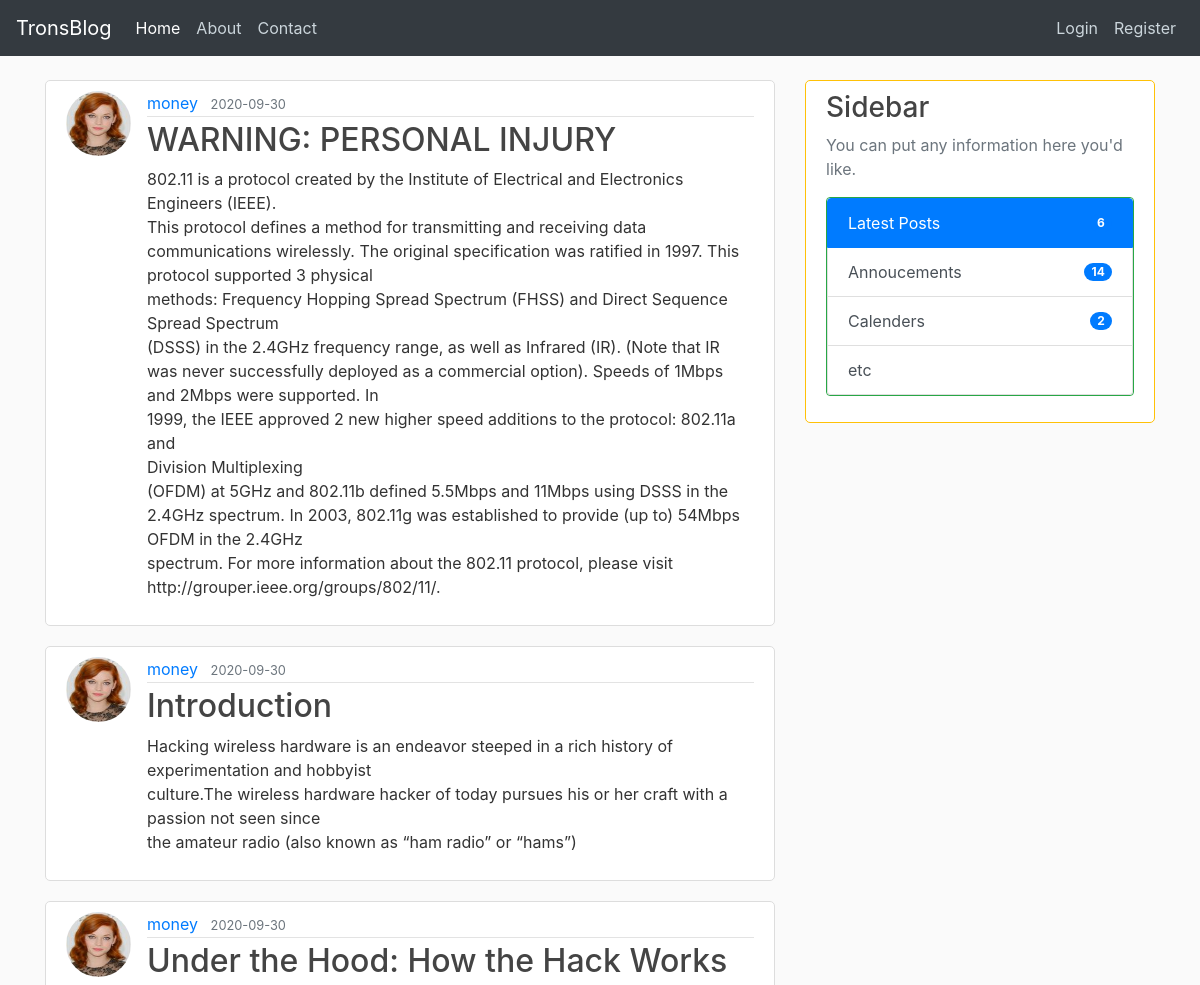
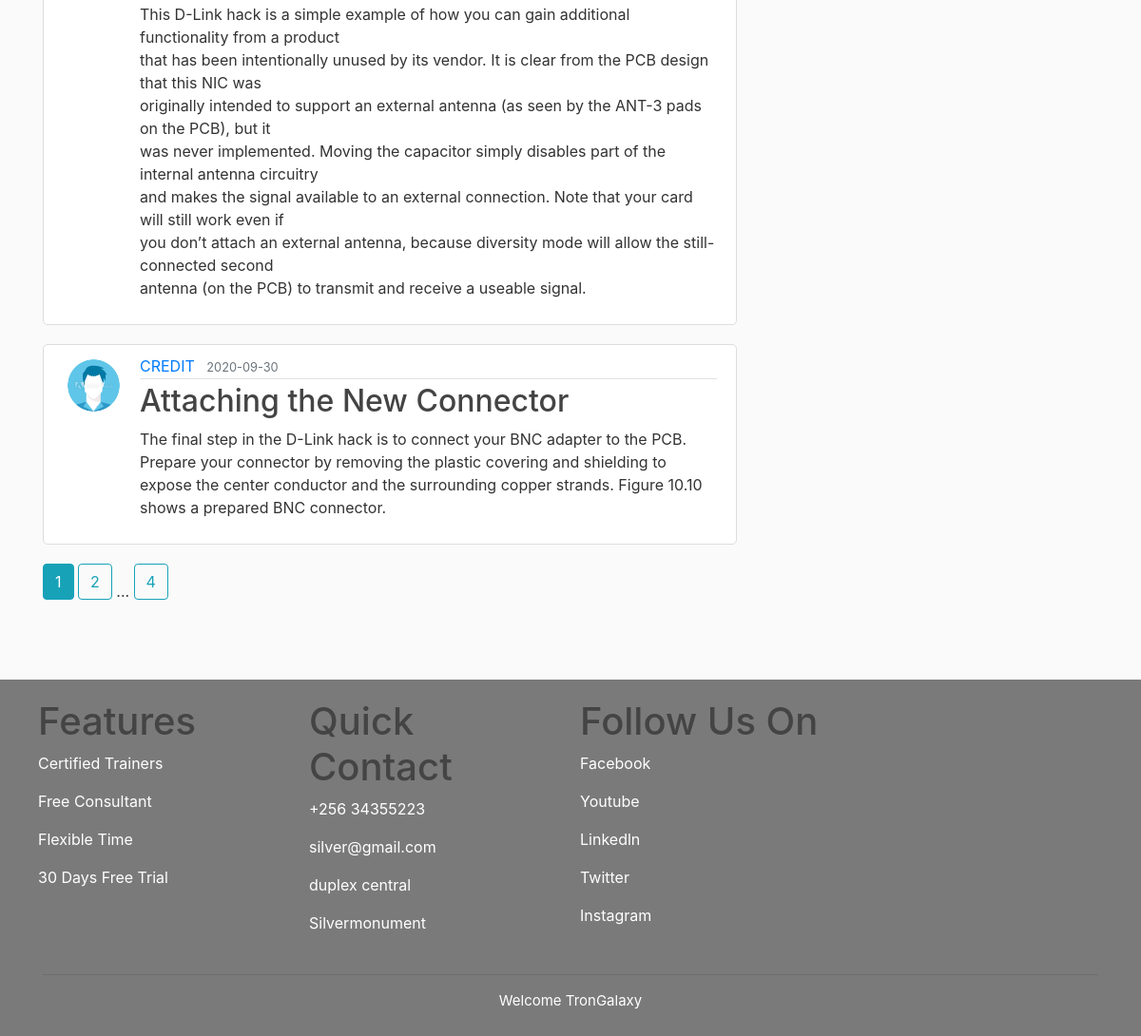
The page /home on the database its author committed (2 pictures, top to bottom).
### flaskblog/models.py (models this page shows, shortened)
class Post(db.Model):
     id = db.Column(db.Integer, primary_key=True)
     title = db.Column(db.String(100), nullable=False)
     date_posted = db.Column(db.DateTime, nullable=False, default=datetime.utcnow)
     content = db.Column(db.Text, nullable=False)
     user_id = db.Column(db.Integer, db.ForeignKey('user.id'), nullable=False)

class User(db.Model, UserMixin):
    id = db.Column(db.Integer, primary_key=True)
    username = db.Column(db.String(20), unique=True, nullable=False)
    email = db.Column(db.String(120), unique=True, nullable=False)
    image_file = db.Column(db.String(20), nullable=False, default='default.jpg')
    password = db.Column(db.String(60), nullable=False)
    posts = db.relationship('Post', backref='author', lazy=True)

### flaskblog/routes.py (the view)
@app.route('/')
@app.route('/home')
def home():
    page = request.args.get('page', 1, type=int)
    posts = Post.query.order_by(Post.date_posted.desc()).paginate(page=page, per_page=4)
    return render_template('home.html', posts=posts)

### flaskblog/templates/home.html
{% extends "layout.html" %}
{% block content %}
{% for post in posts.items %}
<article class="media content-section">
    <img class="rounded-circle article-img" src="{{ url_for('static', filename='profile_pics/' + post.author.image_file) }}" alt="">
    <div class="media-body">
    <div class="article-metadata">
        <a href="{{ url_for('user_posts', username=post.author.username) }}" class="mr-2">{{ post.author.username }}</a>
        <small class="text-muted">{{ post.date_posted.strftime('%Y-%m-%d') }}</small>
    </div>
    <h2> <a href="{{ url_for('post', post_id=post.id) }}" class="article-title">{{ post.title }}</a> </h2>
    <p class="article-content">{{ post.content }}</p>
</div>
</article>
{% endfor %}
{% for page_num in posts.iter_pages(left_edge=1, right_edge=1, left_current=1, right_current=2) %}
    {% if page_num %}
        {% if posts.page == page_num %}
            <a  class="btn btn-info mb-4" href="{{ url_for('home', page=page_num) }}">{{ page_num }}</a>
        {% else %}
            <a  class="btn btn-outline-info mb-4" href="{{ url_for('home', page=page_num) }}">{{ page_num }}</a>
        {% endif %}
    {% else %}
        ...
    {% endif %}
{% endfor %}
{% endblock %}

### flaskblog/templates/layout.html (shortened to what this page needs)
<!DOCTYPE html>
<html lang="en">
<head>
    <link rel="stylesheet" href="https://stackpath.bootstrapcdn.com/bootstrap/4.5.2/css/bootstrap.min.css">
    <link rel="stylesheet" href="{{ url_for('static', filename='main.css') }}">
</head>
<body>
    <header class="site-header">
        <nav class="navbar navbar-expand-lg navbar-dark bg-dark fixed-top" >
            <a class="navbar-brand" href="{{ url_for('home') }}">TronsBlog</a>
            <div class="collapse navbar-collapse" id="navbarNav">
            <ul class="navbar-nav">
                <li class="nav-item active">
                <a class="nav-link" href="{{ url_for('home') }}">Home <span class="sr-only">(current)</span></a>
                </li>
                <li class="nav-item">
                <a class="nav-link" href="{{ url_for('about') }}">About</a>
                </li>
                <li class="nav-item">
                <a class="nav-link" href="{{ url_for('contact') }}">Contact</a>
                </li>
            </ul>
            </div>
            <div class="navbar-nav">
            <ul class="navbar-nav">
                {% if current_user.is_authenticated %}
                <li class="nav-item">
                    <a class="nav-link" href="{{ url_for('new_post') }}">New Post</a>
                </li>
                <li class="nav-item">
                    <a class="nav-link" href="{{ url_for('account') }}">Account</a>
                </li>
                <li class="nav-item">
                    <a class="nav-link" href="{{ url_for('logout') }}">Logout</a>
                </li>
                {%  else %}
                <li class="nav-item">
                    <a class="nav-link" href="{{ url_for('login') }}">Login</a>
                </li>
                <li class="nav-item">
                    <a class="nav-link" href="{{ url_for('register') }}">Register</a>
                </li>
            </ul>
            {% endif %}
            </div>
        </nav>
    </header>
    <main role="main" class="container">
        <div class="row">
            <div class=" col-md-8">
                {% block content %}
                {% endblock %}
            </div>
            <div class="col-md-4">
                <div class="content-section border border-warning">
                    <h3>Sidebar</h3>
                    <p class="text-muted">You can put any information here you'd like.
                        <ul class="list-group border border-success">
                            <li class="list-group-item list-group-item-action active d-flex justify-content-between align-items-center">Latest Posts
                                <span class="badge badge-primary badge-pill">6</span>
                            </li>
                            <li class="list-group-item list-group-item-action d-flex justify-content-between align-items-center">Annoucements
                                <span class="badge badge-primary badge-pill">14</span>
                            </li>
                            <li class="list-group-item list-group-item-action d-flex justify-content-between align-items-center">Calenders
                                <span class="badge badge-primary badge-pill">2</span>
                            </li>
                            <li class="list-group-item list-group-item-action">etc</li>
                        </ul>
                    </p>
                </div>
            </div>
        </div>
    </main>
    <section class="footer">
        <div class="container">
          <div class="row">
            <div class="col-md-3">
              <h1>Features</h1>
              <p>Certified Trainers</p>
              <p>Free Consultant</p>
              <p>Flexible Time</p>
              <p>30 Days Free Trial</p>
            </div>
            <div class="col-md-3">
              <h1>Quick Contact</h1>
              <p>+256 34355223</p>
              <p> silver@gmail.com</p>
              <p> duplex central</p>
              <p>  Silvermonument</p>
            </div>
            <div class="col-md-3">
              <h1>Follow Us On</h1>
              <p>Facebook</p>
              <p>Youtube</p>
              <p>Linkedln</p>
              <p>Twitter</p>
              <p>Instagram</p>
            </div>
          </div>
          <hr>
          <p class="copyright">Welcome TronGalaxy</p>
        </div>
      </section>
</body>
</html>

### flaskblog/static/main.css (style rules this page uses)
body { background: #fafafa; color: #333333; margin-top: 5rem; }
h1, h2, h3, h4, h5, h6 { color: #444444; }
.site-header .navbar-nav .nav-link { color: #cbd5db; }
.content-section { background: #ffffff; padding: 10px 20px; border: 1px solid #dddddd; border-radius: 5px; margin-bottom: 20px; }
.article-title { color: #444444; }
.article-content { white-space: pre-line; }
.article-img { height: 65px; width: 65px; margin-right: 16px; }
.article-metadata { padding-bottom: 1px; margin-bottom: 4px; border-bottom: 1px solid #e3e3e3; }
.footer { margin-top: 60px; padding: 10px; background-color: #797979fd; color: #fff; }
.footer .copyright { text-align: center; font-size: 15px; }
.footer .col-md-3 { padding: 10px; color: #fff; }

### rows shown on the page
Post: image_file (picture), author.username "money", date_posted "2020-09-30", title "WARNING: PERSONAL INJURY", content "802.11 is a protocol created by the Institute of Electrical and Electronics Engineers (IEEE). This protocol defines a method for transmitting and receiving data communications wirelessly. The original specification was ratified in 1997. This protocol supported 3 physical methods: Frequency Hopping Spread Spectrum (FHSS) and Direct Sequence Spread Spectrum (DSSS) in the 2.4GHz frequency range, as well as Infrared (IR). (Note that IR was never successfully deployed as a commercial option). Speeds of 1Mbps and 2Mbps were supported. In 1999, the IEEE approved 2 new higher speed additions to the protocol: 802.11a and Division Multiplexing (OFDM) at 5GHz and 802.11b defined 5.5Mbps and 11Mbps…"
Post: image_file (picture), author.username "money", date_posted "2020-09-30", title "Introduction", content "Hacking wireless hardware is an endeavor steeped in a rich history of experimentation and hobbyist culture.The wireless hardware hacker of today pursues his or her craft with a passion not seen since the amateur radio (also known as “ham radio” or “hams”)"
Post: image_file (picture), author.username "money", date_posted "2020-09-30", title "Under the Hood: How the Hack Works", content "This D-Link hack is a simple example of how you can gain additional functionality from a product that has been intentionally unused by its vendor. It is clear from the PCB design that this NIC was originally intended to support an external antenna (as seen by the ANT-3 pads on the PCB), but it was never implemented. Moving the capacitor simply disables part of the internal antenna circuitry and makes the signal available to an external connection. Note that your card will still work even if you don’t attach an external antenna, because diversity mode will allow the still-connected second antenna (on the PCB) to transmit and receive a useable signal."
Post: image_file (placeholder picture), author.username "CREDIT", date_posted "2020-09-30", title "Attaching the New Connector", content "The final step in the D-Link hack is to connect your BNC adapter to the PCB. Prepare your connector by removing the plastic covering and shielding to expose the center conductor and the surrounding copper strands. Figure 10.10 shows a prepared BNC connector."

### other values the page prints
{{ page_num }} "1"
{{ page_num }} "2" "4"
